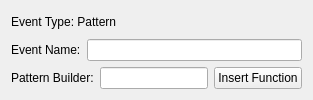
            <widget class="QWidget" name="patPage">
                <property name="minimumWidth"><number>600</number></property>
                <property name="maximumWidth"><number>600</number></property>
                <property name="sizePolicy">
                  <sizepolicy hsizetype="Fixed" vsizetype="Preferred">
                    <horstretch>0</horstretch><verstretch>0</verstretch>
                  </sizepolicy>
                </property>
                <layout class="QVBoxLayout" name="patPageLayout">
                    <item>
                        <layout class="QHBoxLayout" name="patTypeLayout">
                          <item>
                            <widget class="QLabel" name="patTypeLabel">
                            <property name="text"><string>Event Type: Pattern</string></property>
                            </widget>
                          </item>
                        </layout>
                        </item>
                        <item>
                        <layout class="QHBoxLayout" name="patNameLayout">
                            <item>
                                <widget class="QLabel" name="patNameLabel">
                                <property name="text"><string>Event Name:</string></property>
                                </widget>
                            </item>
                            <item>
                                <widget class="QLineEdit" name="patNameEntry"/>
                            </item>
                        </layout>
                        </item>
                        <item>
                        <layout class="QHBoxLayout" name="patBuilderLayout">
                            <item>
                                <widget class="QLabel" name="patBuilderLabel">
                                <property name="text"><string>Pattern Builder:</string></property>
                                </widget>
                            </item>
                            <item>
                                <widget class="QLineEdit" name="patBuilderEntry"/>
                            </item>
                            <item>
                                <widget class="QPushButton" name="patBuilderFunButton">
                                <property name="text">
                                    <string>Insert Function</string>
                                </property>
                                </widget>
                            </item>
                        </layout>
                        </item>
                </layout>
            </widget>
